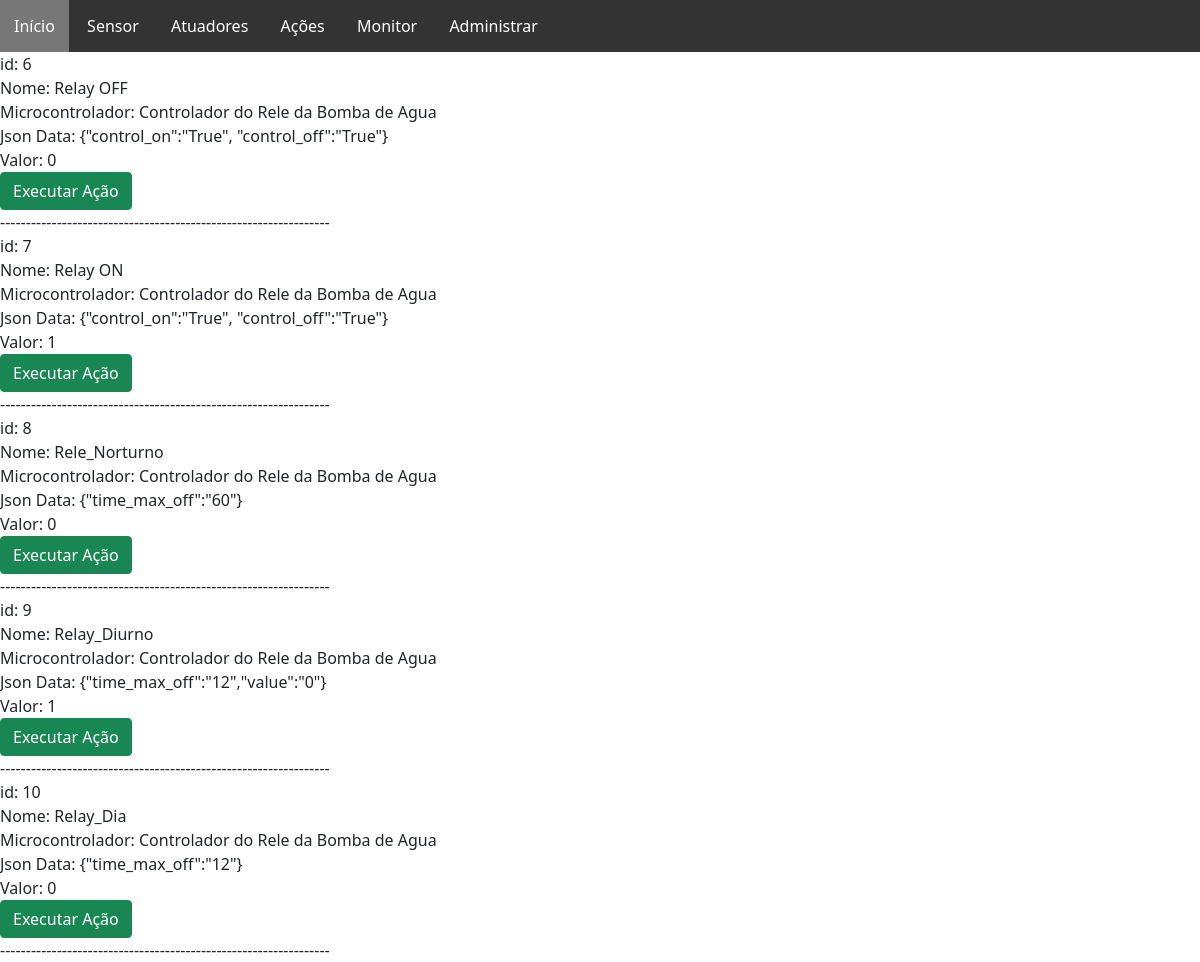
/monitor/action (signed in), run on the app's committed database.
### monitor/models.py (models this page shows, shortened)
class Action(models.Model):
    tag_action = models.CharField(max_length=100, null=True)
    actuator = models.ForeignKey(Actuator, on_delete=models.CASCADE, null=True)
    data = models.CharField(max_length=200, null=True, blank= True, verbose_name="Data in Json Format")
    value = models.CharField(max_length=100, null=True, blank=True)
    date_created = models.DateTimeField(auto_now_add=True, null=True)
    date_updated = models.DateTimeField(auto_now=True, null=True)
    class Meta:
         verbose_name = "Ação"
         verbose_name_plural = "2 - Ações"

### data/models.py (models this page shows, shortened)
class Actuator(models.Model):
    controller = models.ForeignKey(MicroController, null=True, on_delete=models.SET_NULL)
    tag_actuator = models.CharField(max_length=100, null=True)
    type_actuator = models.CharField(max_length=100, null=True)
    model_actuator = models.CharField(max_length=100, null=True)
    description = models.TextField(max_length=2000, null=True)
    port_actuator = models.CharField(max_length=100, null=True)
    description_port = models.TextField(max_length=2000, null=True)
    active_status = models.BooleanField(default=False)
    send_message = models.BooleanField(verbose_name='Monitorar via Telegram?', default=False)
    date_created = models.DateTimeField(auto_now=True, null=True)
    date_updated = models.DateTimeField(auto_now=True, null=True)
    class Meta:
         verbose_name = "Atuador"
         verbose_name_plural = "5 - Atuador"

class MicroController(models.Model):
    sector = models.ForeignKey(Sector, null=True, on_delete=models.SET_NULL)
    label_controller = models.CharField(max_length=200, null=True)
    model_controller = models.CharField(max_length=200, null=True)
    description = models.TextField(max_length=2000, null=True)
    mac = models.CharField(max_length=20, null=True)
    chip_id = models.CharField(max_length=100)
    date_created = models.DateTimeField(auto_now_add=True, null=True)
    date_updated = models.DateTimeField(auto_now=True, null=True)
    status = models.BooleanField(verbose_name='Controlador Ativo?', default=False)
    class Meta:
         verbose_name = "Microcontrolador"
         verbose_name_plural = "3 - Microcontrolador"

### monitor/views.py (the view)
# urls.py: path("action", views.actions, name="monitor")
def actions(request):
    if request.user.is_authenticated == False:
        return redirect('/admin/')
    form = ActionForm()
    exec = False
    if request.method == 'POST':
        print('POST: ',request.POST)
        ac = Action.objects.filter(id = request.POST['id'])
        actionActuators(ac)
        exec = True
    actions = Action.objects.all()
    return render(
        request,
        "main/action.html",
        {'exec':exec, "actions": actions},
    )

### monitor/templates/main/action.html (shortened to what this page needs)
{% extends 'menu.html'%}
{% block content %}
        {% for action in actions %}
            <div class="ac_box">
                <div class="ac_box_top"><div>
                    <div class="ac_box_cont">
                        id: {{ action.id }}<br>
                        Nome: {{ action.tag_action }}<br>
                        Microcontrolador: {{ action.actuator.controller.label_controller }}<br>
                        Json Data: {{ action.data }}<br>
                        Valor: {{ action.value }}<br>
                        <form action="" method="post">
                            <button type="submit" class="btn btn-success" role="link" name="id" value={{ action.id }}>Executar Ação</button>
                        </form>
                        ----------------------------------------------------------------
                        <br>
                    <div>
            <div>
        {% endfor %}
{% endblock %}

### data on the page
Action: id "6", tag_action "Relay OFF", actuator.controller.label_controller "Controlador do Rele da Bomba de Agua", data "{\"control_on\":\"True\", \"control_off\":\"True\"}", value "0"
Action: id "7", tag_action "Relay ON", actuator.controller.label_controller "Controlador do Rele da Bomba de Agua", data "{\"control_on\":\"True\", \"control_off\":\"True\"}", value "1"
Action: id "8", tag_action "Rele_Norturno", actuator.controller.label_controller "Controlador do Rele da Bomba de Agua", data "{\"time_max_off\":\"60\"}", value "0"
Action: id "9", tag_action "Relay_Diurno", actuator.controller.label_controller "Controlador do Rele da Bomba de Agua", data "{\"time_max_off\":\"12\",\"value\":\"0\"}", value "1"
Action: id "10", tag_action "Relay_Dia", actuator.controller.label_controller "Controlador do Rele da Bomba de Agua", data "{\"time_max_off\":\"12\"}", value "0"
